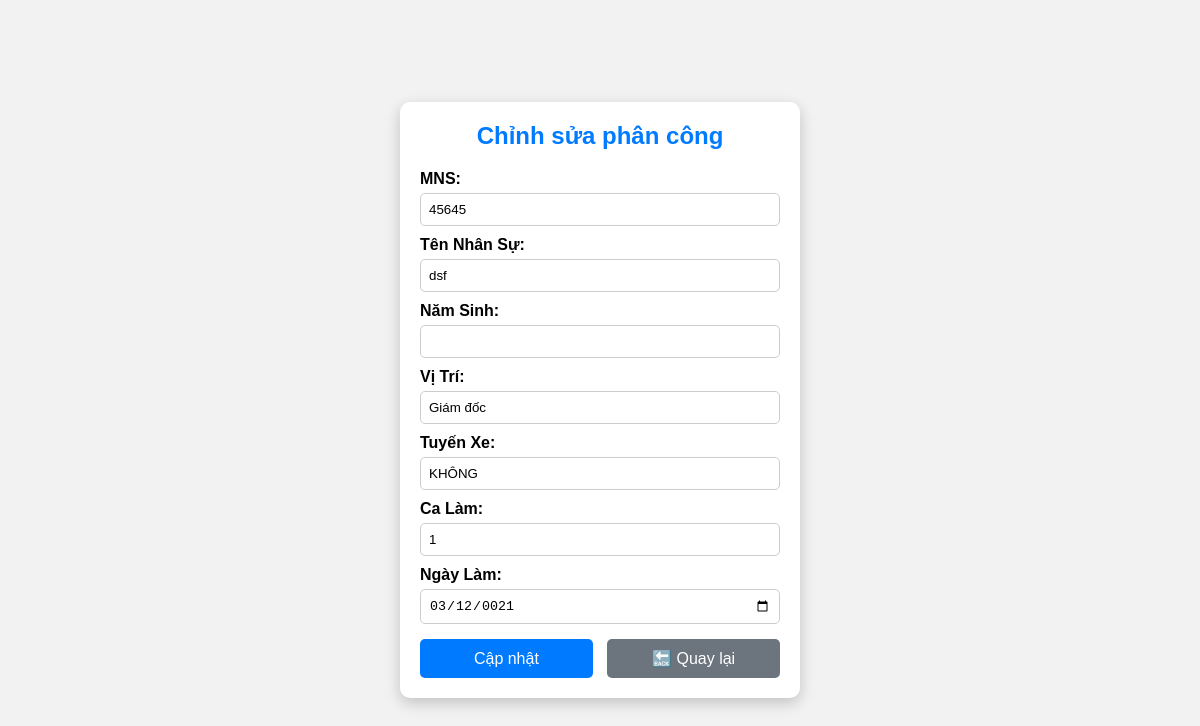
/edit_phancong.php?mpc=546, run on the app's committed database.
### tables this page shows
CREATE TABLE `phan_cong` (
  `id` int(6) UNSIGNED NOT NULL,
  `mpc` varchar(30) NOT NULL,
  `mns` varchar(30) NOT NULL,
  `ten_nhan_su` varchar(50) NOT NULL,
  `nam_sinh` date NOT NULL,
  `vi_tri` varchar(50) NOT NULL,
  `tuyen_xe` varchar(50) NOT NULL,
  `ca_lam` varchar(50) NOT NULL,
  `ngay_lam` date NOT NULL
);

### edit_phancong.php (the view, shortened to what this page needs)
<?php
$servername = "localhost";
$username = "root";
$password = "";
$dbname = "qlbxbus";
$conn = new mysqli($servername, $username, $password, $dbname);
$mpc = isset($_GET['mpc']) ? intval($_GET['mpc']) : 0;
if ($mpc > 0) {
    $sql = "SELECT * FROM phan_cong WHERE mpc = $mpc";
    $result = $conn->query($sql);
    if ($result->num_rows > 0) {
        $row = $result->fetch_assoc();
    } else {
        die("Không tìm thấy bản ghi!");
    }
} else {
    die("ID không hợp lệ!");
}
?>
<!DOCTYPE html>
<html lang="vi">
<head>
</head>
<body>
    <div class="container">
        <h2>Chỉnh sửa phân công</h2>
        <form method="POST">
            <label>MNS:</label>
            <input type="text" name="mns" value="<?= $row['mns'] ?>" required>
            <label>Tên Nhân Sự:</label>
            <input type="text" name="ten_nhan_su" value="<?= $row['ten_nhan_su'] ?>" required>
            <label>Năm Sinh:</label>
            <input type="number" name="nam_sinh" value="<?= $row['nam_sinh'] ?>" required>
            <label>Vị Trí:</label>
            <input type="text" name="vi_tri" value="<?= $row['vi_tri'] ?>" required>
            <label>Tuyến Xe:</label>
            <input type="text" name="tuyen_xe" value="<?= $row['tuyen_xe'] ?>" required>
            <label>Ca Làm:</label>
            <input type="text" name="ca_lam" value="<?= $row['ca_lam'] ?>" required>
            <label>Ngày Làm:</label>
            <input type="date" name="ngay_lam" value="<?= $row['ngay_lam'] ?>" required>
            <div class="btn-container">
                <button type="submit">Cập nhật</button>
                <a href="5viewpc.php" class="back-btn">🔙 Quay lại</a>
            </div>
        </form>
    </div>
</body>
</html>

### edit_phancong.php (style rules this page uses)
* { box-sizing: border-box; margin: 0; padding: 0; }
body { font-family: Arial, sans-serif; background-color: #f2f2f2; display: flex; justify-content: center; align-items: center; height: 100vh; }
.container { width: 400px; background-color: white; padding: 20px; border-radius: 10px; box-shadow: 0px 5px 15px rgba(0, 0, 0, 0.2); text-align: center; }
h2 { color: #007bff; margin-bottom: 20px; }
label { font-weight: bold; display: block; text-align: left; margin-top: 10px; }
input { width: 100%; padding: 8px; margin-top: 5px; border: 1px solid #ccc; border-radius: 5px; }
.btn-container { display: flex; justify-content: space-between; margin-top: 15px; }
button { background-color: #007bff; color: white; border: none; padding: 10px 15px; cursor: pointer; border-radius: 5px; font-size: 16px; width: 48%; }
.back-btn { background-color: #6c757d; text-decoration: none; display: inline-block; padding: 10px 15px; border-radius: 5px; color: white; text-align: center; font-size: 16px; width: 48%; }

### data on the page
phan_cong: mns "45645", ten_nhan_su "dsf", vi_tri "Giám đốc", tuyen_xe "KHÔNG", ca_lam "1", ngay_lam "03/12/0021"
